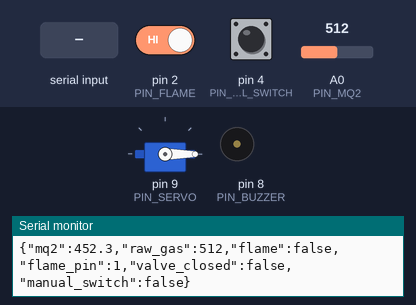
This sketch was run on a simulated Arduino Uno, built with avr-gcc and run on an emulated ATmega328P. On the bench: servo, buzzer (waves = sounding, pin HIGH), the last lines printed to the serial monitor. The test bench sets the inputs (shaded band); at power-on: pin 4 (PIN_MANUAL_SWITCH) HIGH, A0 (PIN_MQ2) = 512, pin 2 (PIN_FLAME) HIGH.

Above: at 1.2 s.
1.3 s: pin 4 (PIN_MANUAL_SWITCH) pulled LOW for 0.15 s
At 2.7 s:
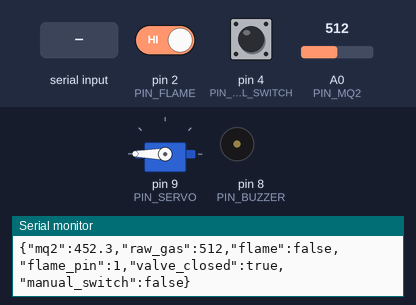
4.4 s: A0 (PIN_MQ2) set to 200
7.4 s: A0 (PIN_MQ2) set to 173
At 7.8 s:
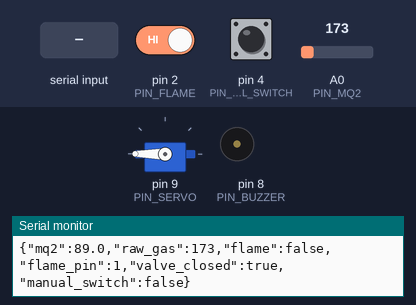
10.4 s: pin 2 (PIN_FLAME) driven LOW
At 10.9 s:
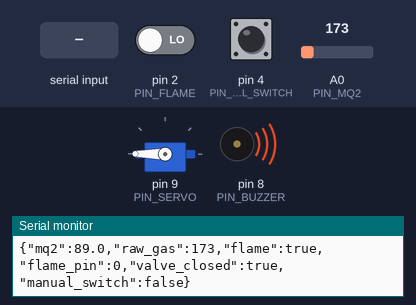
12.3 s: "OPEN\n" received over Serial
At 13.1 s:
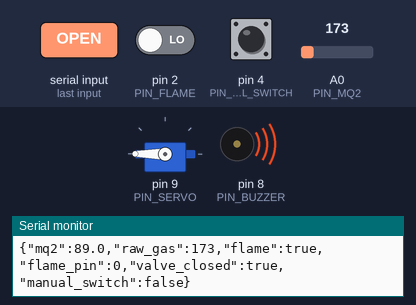
13.9 s: pin 4 (PIN_MANUAL_SWITCH) pulled LOW for 1 s
At 15.0 s:
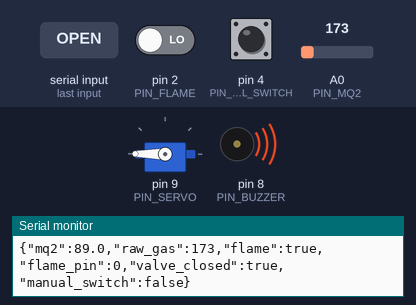
Timing chart, 0 to 16.9 s (numbered marks = the images above; inputs shaded):
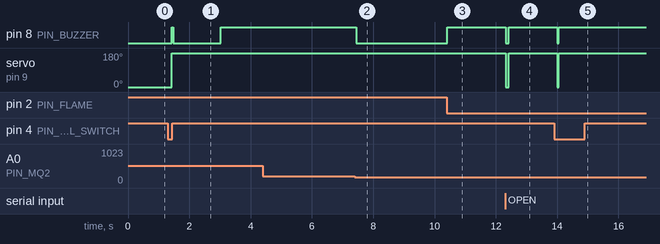

The sketch:

arduino_usb_direct.ino
```cpp
/*
  PipelineGuard — Arduino Uno Direct USB Bridge (No ESP32 Required!)
  ===================================================================
  Microcontroller: Arduino Uno / Nano
  Communication: Directly via USB cable connected to your PC (e.g. COM3)
  Companion script: Run 'python arduino_bridge.py' on your computer.

  HOW IT WORKS:
  1. Arduino reads MQ-2 Gas sensor (A0) and Flame sensor (Pin 2).
  2. If Gas > 300 OR Flame is sensed, Arduino rotates the Servo to 180° (SHUTOFF).
  3. Arduino streams telemetry JSON over USB to your computer.
  4. The Python bridge forwards this telemetry to your website dashboard.
  5. If an operator clicks "Emergency shutoff" on the website, the Python bridge
     sends "SHUTOFF" over USB, and Arduino rotates the servo to 180°!

  WIRING CONNECTIONS (ARDUINO UNO):
  ---------------------------------
  1. MQ-2 Gas Sensor:
     - VCC  --> 5V
     - GND  --> GND
     - A0   --> Analog Pin A0

  2. Flame Sensor:
     - VCC  --> 5V
     - GND  --> GND
     - D0   --> Digital Pin 2 (Outputs LOW when flame is detected)

  3. Servo Motor (SG90 / MG995):
     - VCC (Red)    --> 5V (or external 5V)
     - GND (Brown)  --> GND
     - Signal (Orange/Yellow) --> Digital Pin 9

  4. Alarm Buzzer / LED (Optional):
     - Positive (+) --> Digital Pin 8
     - Negative (-) --> GND
*/

#include <Servo.h>

// ================= PIN CONFIGURATION =================
const int PIN_MQ2           = A0; // MQ-2 Analog Out (A0)
const int PIN_FLAME         = 2;  // Flame Sensor Digital Out (D0) -> Digital Pin 2
const int PIN_SERVO         = 9;  // Servo Motor Signal (Orange/Yellow) -> Digital Pin 9
const int PIN_BUZZER        = 8;  // Buzzer / Alert LED (+) -> Digital Pin 8
const int PIN_MANUAL_SWITCH = 4;  // Manual Push Button / Switch (Pin 4 to GND with internal pullup)

// ================= SENSOR CALIBRATION =================
// Baseline clean-air ADC reading for MQ-2 (typically 80-130 in clean ambient air)
const int CLEAN_AIR_BASELINE = 90;

// Threshold for Hazardous Gas Leak (PPM equivalent above baseline)
const float GAS_THRESHOLD = 100.0;

const int VALVE_OPEN_ANGLE   = 0;
const int VALVE_CLOSED_ANGLE = 180;

Servo valveServo;
bool isValveClosed = false;
bool manualShutoffHold = false;
unsigned long lastSend = 0;

// Manual switch state & debounce
int lastSwitchReading = HIGH;
int switchStableState = HIGH;
unsigned long lastSwitchDebounceTime = 0;
const unsigned long DEBOUNCE_DELAY_MS = 50;

void setup() {
  // 9600 baud rate matching python bridge
  Serial.begin(9600);

  // Digital Pin 2 with internal pull-up (most flame modules pull LOW on flame detection)
  pinMode(PIN_FLAME, INPUT_PULLUP);
  pinMode(PIN_BUZZER, OUTPUT);
  digitalWrite(PIN_BUZZER, LOW);

  // Manual hardware switch pin (active LOW when button pressed / switch to GND)
  pinMode(PIN_MANUAL_SWITCH, INPUT_PULLUP);

  valveServo.attach(PIN_SERVO);
  valveServo.write(VALVE_OPEN_ANGLE);
  isValveClosed = false;
  manualShutoffHold = false;
}

void loop() {
  // 1. Read Manual Switch with Debouncing (Pin 4 to GND)
  int switchReading = digitalRead(PIN_MANUAL_SWITCH);
  if (switchReading != lastSwitchReading) {
    lastSwitchDebounceTime = millis();
  }

  if ((millis() - lastSwitchDebounceTime) > DEBOUNCE_DELAY_MS) {
    if (switchReading != switchStableState) {
      switchStableState = switchReading;
      // Trigger toggle when switch transition to active (LOW = pressed/on)
      if (switchStableState == LOW) {
        if (isValveClosed) {
          // Manual Switch turned ON -> Open valve (0°)
          manualShutoffHold = false;
          valveServo.write(VALVE_OPEN_ANGLE);
          isValveClosed = false;
          digitalWrite(PIN_BUZZER, LOW);
          Serial.println(F("[MANUAL SWITCH] Toggled -> Valve 0° (OPEN)"));
        } else {
          // Manual Switch turned OFF -> Shut off valve (180°)
          manualShutoffHold = true;
          valveServo.write(VALVE_CLOSED_ANGLE);
          isValveClosed = true;
          digitalWrite(PIN_BUZZER, HIGH);
          Serial.println(F("[MANUAL SWITCH] Toggled -> Valve 180° (CLOSED)"));
        }
      }
    }
  }
  lastSwitchReading = switchReading;

  // 2. Read MQ-2 Sensor with 8x Oversampling for stable, noise-free readings
  long adcSum = 0;
  for (int i = 0; i < 8; i++) {
    adcSum += analogRead(PIN_MQ2);
    delayMicroseconds(200);
  }
  float rawGas = (float)adcSum / 8.0;

  // Calibrate gas reading: map clean-air baseline (90 ADC) to 0, and high gas (900 ADC) to 1000 PPM
  float gasLevel = 0.0;
  if (rawGas > CLEAN_AIR_BASELINE) {
    gasLevel = (rawGas - CLEAN_AIR_BASELINE) * (1000.0 / (1023.0 - CLEAN_AIR_BASELINE));
  } else {
    // Slight ambient trace in clean air (0 - 15 PPM)
    gasLevel = (rawGas / (float)CLEAN_AIR_BASELINE) * 12.0;
  }

  // 3. Read Flame Sensor (D0 on Pin 2)
  // Standard IR flame sensor modules output LOW when flame IR is sensed (Active LOW)
  int flamePinState = digitalRead(PIN_FLAME);
  bool flameDetected = (flamePinState == LOW);

  // 4. Local Safety Logic: Gas > 300 PPM or Flame detected -> 180° Emergency Shutoff
  // Warmup guard: Ignore readings during first 3 seconds of boot to avoid startup sensor spikes
  bool localHazard = (millis() > 3000) && ((gasLevel >= GAS_THRESHOLD) || flameDetected);

  if (localHazard) {
    digitalWrite(PIN_BUZZER, HIGH);
    if (!isValveClosed) {
      valveServo.write(VALVE_CLOSED_ANGLE);
      isValveClosed = true;
      Serial.println(F("[HAZARD DETECTED] Gas/Flame hazard! Valve rotated to 180° (CLOSED)"));
    }
  } else {
    // SAFE MODE: Turn off buzzer and keep / restore valve to 0° (OPEN)
    digitalWrite(PIN_BUZZER, LOW);
    if (isValveClosed && !manualShutoffHold) {
      valveServo.write(VALVE_OPEN_ANGLE);
      isValveClosed = false;
      Serial.println(F("[SAFE MODE] Environment safe. Restoring valve to 0° (OPEN)."));
    }
  }

  // 5. Remote / Bridge Control Commands via USB Serial from Website Operator
  if (Serial.available() > 0) {
    String cmd = Serial.readStringUntil('\n');
    cmd.trim();
    if (cmd == "SHUTOFF" || cmd == "OFF" || cmd == "CLOSE") {
      manualShutoffHold = true;
      valveServo.write(VALVE_CLOSED_ANGLE);
      isValveClosed = true;
      digitalWrite(PIN_BUZZER, HIGH);
    } else if (cmd == "OPEN" || cmd == "ON") {
      manualShutoffHold = false;
      valveServo.write(VALVE_OPEN_ANGLE);
      isValveClosed = false;
      digitalWrite(PIN_BUZZER, LOW);
    } else if (cmd == "TOGGLE") {
      isValveClosed = !isValveClosed;
      manualShutoffHold = isValveClosed;
      valveServo.write(isValveClosed ? VALVE_CLOSED_ANGLE : VALVE_OPEN_ANGLE);
      digitalWrite(PIN_BUZZER, isValveClosed ? HIGH : LOW);
    }
  }

  // 6. Stream Structured Telemetry JSON to PC every 0.1 seconds (100ms = 10Hz)
  if (millis() - lastSend >= 100) {
    lastSend = millis();

    Serial.print("{\"mq2\":");
    Serial.print(gasLevel, 1);
    Serial.print(",\"raw_gas\":");
    Serial.print((int)rawGas);
    Serial.print(",\"flame\":");
    Serial.print(flameDetected ? "true" : "false");
    Serial.print(",\"flame_pin\":");
    Serial.print(flamePinState);
    Serial.print(",\"valve_closed\":");
    Serial.print(isValveClosed ? "true" : "false");
    Serial.print(",\"manual_switch\":");
    Serial.print(switchReading == LOW ? "true" : "false");
    Serial.println("}");
  }

  delay(10);
}
```

Measured:
- after the input at 1.3 s, pin 8 (PIN_BUZZER): LOW → HIGH after 0.13 s instead of 1.7 s; servo on pin 9 (PIN_SERVO): 0° → 180° after 0.13 s instead of 1.7 s
- after the input at 7.4 s, pin 8 (PIN_BUZZER): HIGH → LOW after 0.05 s
- after the input at 10.4 s, pin 8 (PIN_BUZZER): LOW → HIGH at once
- after the input at 12.3 s, pin 8 (PIN_BUZZER): HIGH → LOW at once, → HIGH 0.10 s later; servo on pin 9 (PIN_SERVO): 180° → 0° at once, → 180° 0.10 s later
- after the input at 13.9 s, pin 8 (PIN_BUZZER): HIGH → LOW after 0.11 s, → HIGH 0.04 s later; servo on pin 9 (PIN_SERVO): 180° → 0° after 0.11 s, → 180° 0.04 s later
